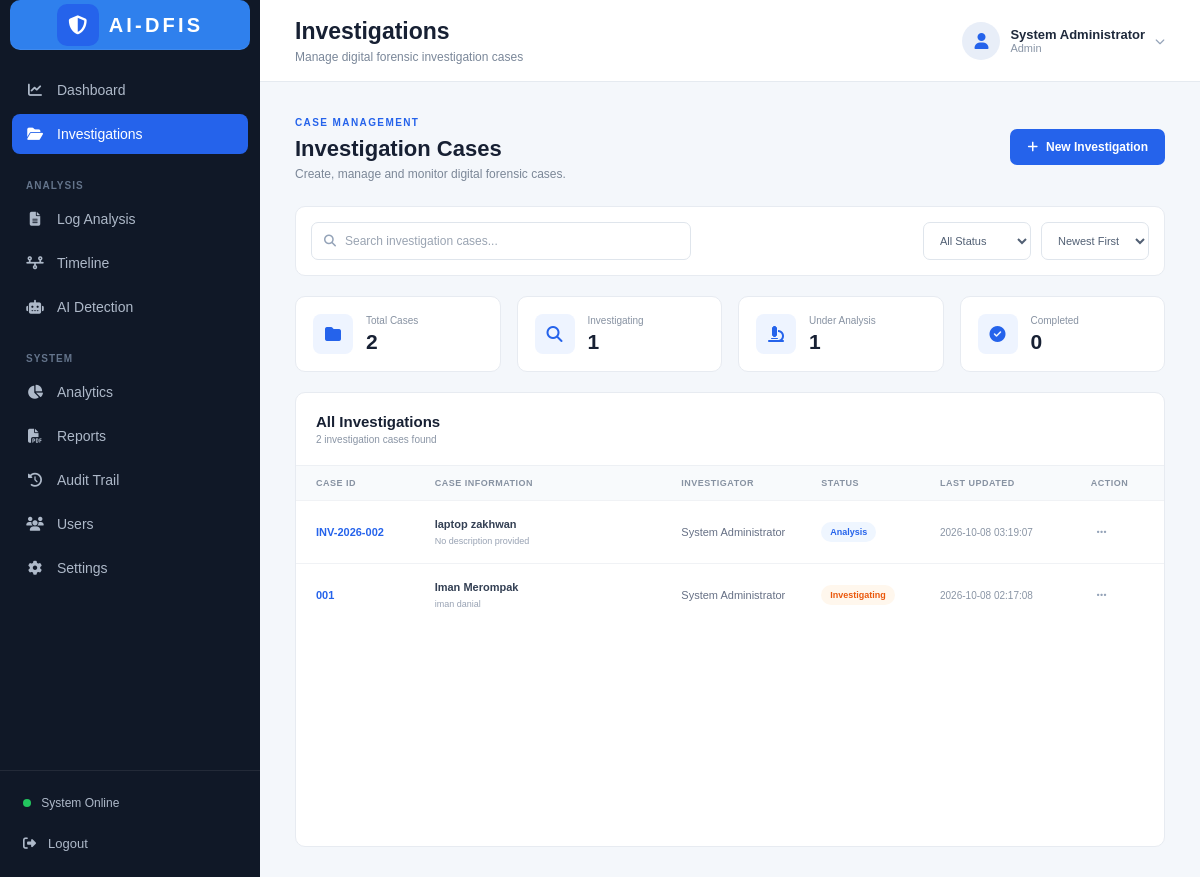
The app's page /investigations (signed in) with its own data.
### tables this page shows
CREATE TABLE users (

            id INTEGER PRIMARY KEY AUTOINCREMENT,

            name TEXT NOT NULL,

            username TEXT UNIQUE NOT NULL,

            password TEXT NOT NULL,

            role TEXT NOT NULL

        );

CREATE TABLE investigations (
        id INTEGER PRIMARY KEY AUTOINCREMENT,
        case_id TEXT UNIQUE NOT NULL,
        case_name TEXT NOT NULL,
        description TEXT,
        status TEXT NOT NULL DEFAULT 'Investigating',
        created_by INTEGER,
        created_date TEXT NOT NULL,
        FOREIGN KEY (created_by) REFERENCES users(id)
    );

### app.py (the view)
@app.route("/investigations")
def investigations():
    conn = get_db_connection()
    investigation_list = conn.execute("""

        SELECT

            investigations.id,

            investigations.case_id,

            investigations.case_name,

            investigations.description,

            investigations.status,

            investigations.created_date,

            users.name AS investigator

        FROM investigations

        LEFT JOIN users

        ON investigations.created_by = users.id

        ORDER BY investigations.id DESC

    """).fetchall()
    conn.close()
    return render_template(
        "investigations.html",
        investigation_list=investigation_list,
        error=request.args.get("error")
    )

### app.py (called while the page is built)
def get_db_connection():
    conn = sqlite3.connect(DATABASE)
    conn.row_factory = sqlite3.Row
    return conn

def login_required():
    return "user_id" in session

@app.before_request
def require_login():
    if request.endpoint in ["login", "static"]:
        return None
    if not login_required():
        return redirect(url_for("login"))
    return None

### templates/investigations.html (shortened to what this page needs)
<!DOCTYPE html>
<html lang="en">
<head>
    <link rel="stylesheet"
          href="https://cdnjs.cloudflare.com/ajax/libs/font-awesome/6.5.2/css/all.min.css">
    <link rel="stylesheet"
          href="{{ url_for('static', filename='css/style.css') }}">
</head>
<body>
    <div class="dashboard-container">
<aside class="sidebar">
    <div class="logo">
        <div class="logo-icon">
            <i class="fa-solid fa-shield-halved"></i>
        </div>
        <div>
            <h2 class="brand-wordmark">AI-DFIS</h2>
        </div>
    </div>
    <nav class="sidebar-menu">
        <a href="/dashboard" class="menu-item ">
            <i class="fa-solid fa-chart-line"></i>
            <span>Dashboard</span>
        </a>
        <a href="/investigations" class="menu-item active">
            <i class="fa-solid fa-folder-open"></i>
            <span>Investigations</span>
        </a>
        <div class="menu-title">
            ANALYSIS
        </div>
        {% if filename %}
        <a href="/log-analysis?file={{ filename|urlencode }}" class="menu-item">
        {% else %}
        <a href="/log-analysis" class="menu-item">
        {% endif %}
            <i class="fa-solid fa-file-lines"></i>
            <span>Log Analysis</span>
        </a>
        {% if filename %}
         <a href="/timeline?file={{ filename|urlencode }}" class="menu-item ">
        {% else %}
         <a href="/timeline" class="menu-item ">
        {% endif %}
                <i class="fa-solid fa-timeline"></i>
                <span>Timeline</span>
            </a>
        {% if filename %}
        <a href="/ai-detection?file={{ filename|urlencode }}" class="menu-item ">
        {% else %}
        <a href="/ai-detection" class="menu-item ">
        {% endif %}
                <i class="fa-solid fa-robot"></i>
                <span>AI Detection</span>
            </a>
        <div class="menu-title">
            SYSTEM
        </div>
        {% if filename %}
        <a href="/analytics?file={{ filename|urlencode }}" class="menu-item ">
        {% else %}
        <a href="/analytics" class="menu-item ">
        {% endif %}
            <i class="fa-solid fa-chart-pie"></i>
            <span>Analytics</span>
        </a>
        {% if filename %}
        <a href="/reports?file={{ filename|urlencode }}" class="menu-item">
        {% else %}
        <a href="/reports" class="menu-item">
        {% endif %}
            <i class="fa-solid fa-file-pdf"></i>
            <span>Reports</span>
        </a>
        <a href="/audit-trail" class="menu-item">
            <i class="fa-solid fa-clock-rotate-left"></i>
            <span>Audit Trail</span>
        </a>
        {% if session.get("role") == "Admin" %}
        <a href="/users" class="menu-item">
            <i class="fa-solid fa-users"></i>
            <span>Users</span>
        </a>
        {% endif %}
        <a href="/settings" class="menu-item">
            <i class="fa-solid fa-gear"></i>
            <span>Settings</span>
        </a>
    </nav>
    <div class="sidebar-bottom">
        <div class="system-status">
            <span class="status-dot"></span>
            System Online
        </div>
        <a href="/logout" class="logout">
            <i class="fa-solid fa-right-from-bracket"></i>
            Logout
        </a>
    </div>
</aside>
        <main class="main-content">
            <header class="topbar">
                <div>
                    <h1>Investigations</h1>
                    <p>
                        Manage digital forensic investigation cases
                    </p>
                </div>
                <div class="user-area">
                    <details class="user-profile-menu">
                        <summary class="user-profile" aria-label="Open user menu">
                            <div class="avatar">
                                <i class="fa-solid fa-user"></i>
                            </div>
                            <div class="user-info">
                                <strong>{{ session.get("name", "User") }}</strong>
                                <span>{{ session.get("role", "User") }}</span>
                            </div>
                            <i class="fa-solid fa-chevron-down"></i>
                        </summary>
                    </details>
                </div>
            </header>
            <section class="investigation-content">
                <div class="page-heading">
                    <div>
                        <span class="section-label">
                            CASE MANAGEMENT
                        </span>
                        <h2>
                            Investigation Cases
                        </h2>
                        <p>
                            Create, manage and monitor digital forensic cases.
                        </p>
                    </div>
                    <a href="#new-investigation" class="primary-button">
                        <i class="fa-solid fa-plus"></i>
                        New Investigation
                    </a>
                </div>
                <div class="case-toolbar">
                    <div class="search-box">
                        <i class="fa-solid fa-magnifying-glass"></i>
                        <input type="text"
                               id="investigation-search"
                               aria-label="Search investigation cases"
                               placeholder="Search investigation cases...">
                    </div>
                    <div class="filter-group">
                        <select id="investigation-status-filter" aria-label="Filter investigations by status">
                            <option value="all">All Status</option>
                        </select>
                        <select id="investigation-sort-order" aria-label="Sort investigations">
                            <option value="newest">Newest First</option>
                        </select>
                    </div>
                </div>
                <div class="case-stats">
                    <div class="case-stat">
                        <div class="case-stat-icon">
                            <i class="fa-solid fa-folder"></i>
                        </div>
                        <div>
                            <span>Total Cases</span>
                            <strong>{{ investigation_list|length }}</strong>
                        </div>
                    </div>
                    <div class="case-stat">
                        <div class="case-stat-icon">
                            <i class="fa-solid fa-magnifying-glass"></i>
                        </div>
                        <div>
                            <span>Investigating</span>
                            <strong>{{ investigation_list|selectattr("status", "equalto", "Investigating")|list|length }}</strong>
                        </div>
                    </div>
                    <div class="case-stat">
                        <div class="case-stat-icon">
                            <i class="fa-solid fa-microscope"></i>
                        </div>
                        <div>
                            <span>Under Analysis</span>
                            <strong>{{ investigation_list|selectattr("status", "equalto", "Analysis")|list|length }}</strong>
                        </div>
                    </div>
                    <div class="case-stat">
                        <div class="case-stat-icon">
                            <i class="fa-solid fa-circle-check"></i>
                        </div>
                        <div>
                            <span>Completed</span>
                            <strong>{{ investigation_list|selectattr("status", "equalto", "Completed")|list|length }}</strong>
                        </div>
                    </div>
                </div>
                <div class="cases-panel">
                    <div class="cases-header">
                        <div>
                            <h3>All Investigations</h3>
                            <span id="investigation-result-count">
                            </span>
                        </div>
                    </div>
                    <div class="cases-table">
                        <div class="cases-table-header">
                            <span>CASE ID</span>
                            <span>CASE INFORMATION</span>
                            <span>INVESTIGATOR</span>
                            <span>STATUS</span>
                            <span>LAST UPDATED</span>
                            <span>ACTION</span>
                        </div>
                        {% for investigation in investigation_list %}
                            <div class="case-row"
                                data-investigation-row
                                data-status="{{ investigation.status }}"
                                data-created="{{ investigation.created_date }}">
                            <div class="case-number">
                                {{ investigation.case_id }}
                            </div>
                            <div class="case-information">
                                <strong>{{ investigation.case_name }}</strong>
                                <span>{{ investigation.description or "No description provided" }}</span>
                            </div>
                            <div class="investigator-name">
                                {{ investigation.investigator or "Unassigned" }}
                            </div>
                            <div>
                                {% if investigation.status == "Investigating" %}
                                <span class="case-badge investigating-badge">Investigating</span>
                                {% elif investigation.status == "Analysis" %}
                                <span class="case-badge analysis-badge">Analysis</span>
                                {% else %}
                                <span class="case-badge completed-badge">{{ investigation.status }}</span>
                                {% endif %}
                            </div>
                            <div class="case-date">
                                {{ investigation.created_date }}
                            </div>
                            <div class="case-action">
                                <details class="case-action-menu">
                                    <summary aria-label="Actions for {{ investigation.case_id }}">
                                        <i class="fa-solid fa-ellipsis"></i>
                                    </summary>
                                </details>
                            </div>
                        </div>
                        {% endfor %}
                    </div>
                </div>
            </section>
        </main>
    </div>
</body>
</html>

### templates/investigations.html (style rules this page uses)
.search-box { position: relative; z-index: 5; }
.case-action-menu { position: relative; }
.cases-panel { overflow: visible; padding-bottom: 220px; }
.case-action-menu summary { list-style: none; border: none; background: transparent; color: #94a3b8; cursor: pointer; padding: 6px; }

### records on screen
users: get "System Administrator"
investigations: case_id "INV-2026-002", case_name "laptop zakhwan", description "No description provided", name "System Administrator", status "Analysis", created_date "2026-10-08 03:19:07"
investigations: case_id "001", case_name "Iman Merompak", description "iman danial", name "System Administrator", status "Investigating", created_date "2026-10-08 02:17:08"

### other values on screen
{{ session.get("role", "User") }} "Admin"
{{ investigation_list|length }} "2"
